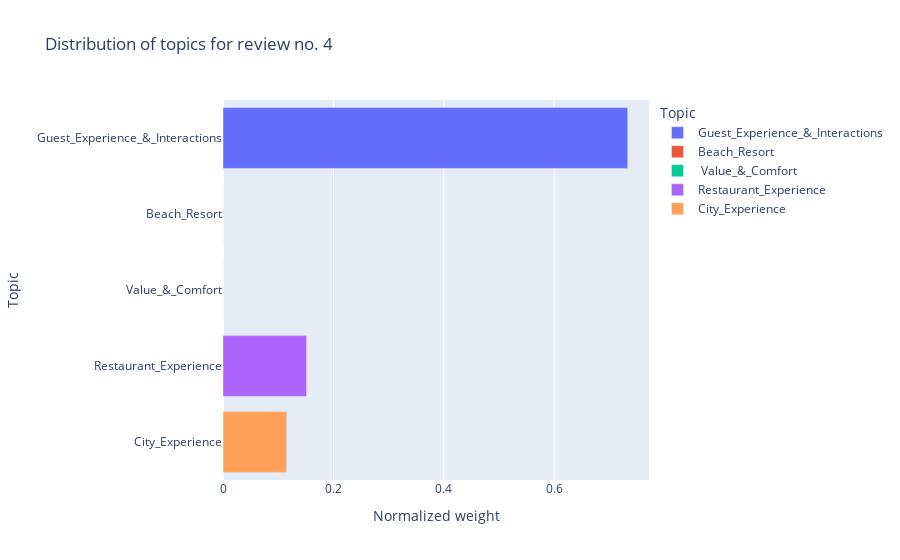
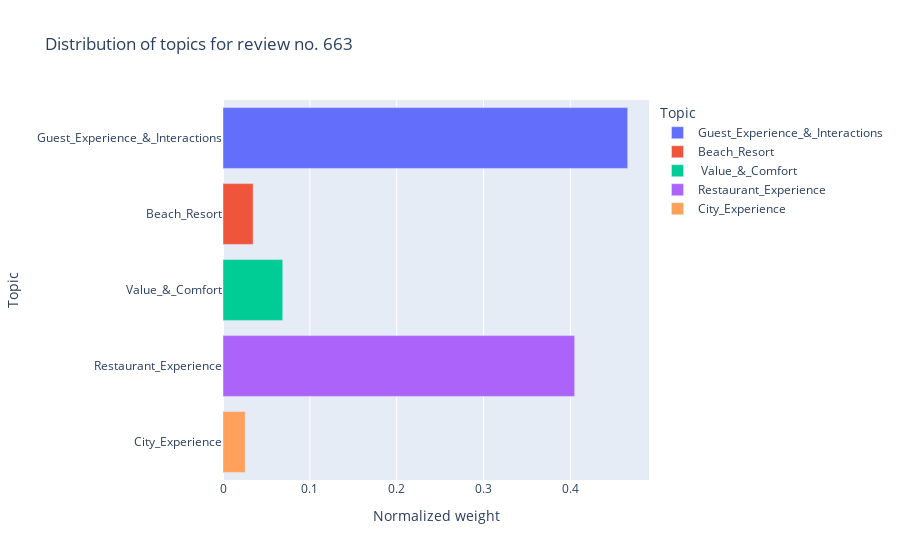
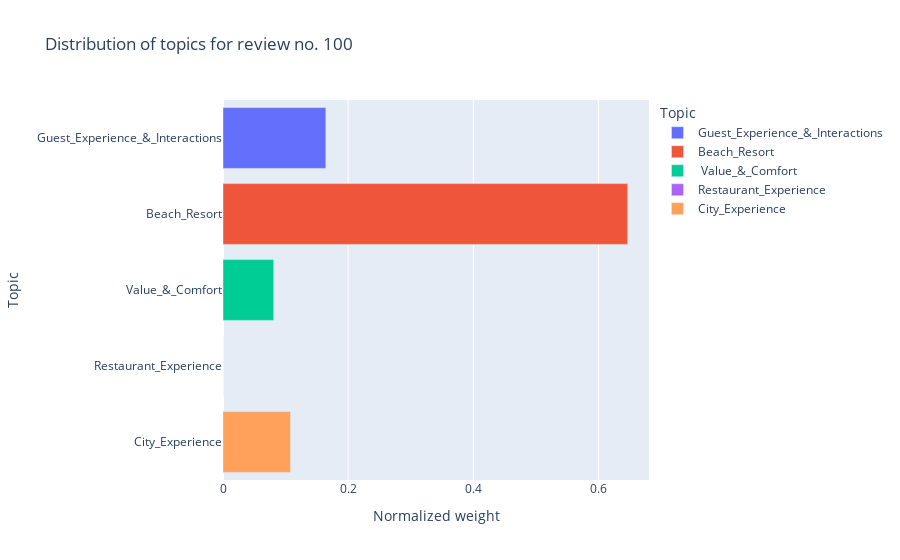
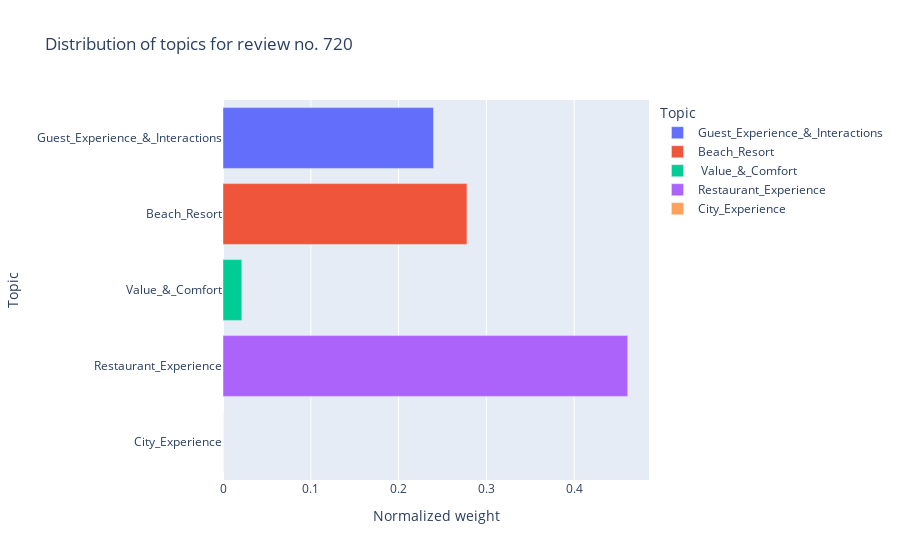

The code cell stored with these charts, in order, in its notebook:
### Code cell
review_loc_list = [4,663,100, 720]
g = list(map(review_topbreakdown, review_loc_list))

### Figure 1 — Plotly figure (JSON) as saved in the notebook; plotly's stock layout.template omitted (floating-point values rounded to 4 significant figures)
{"data": [{"alignmentgroup": "True", "hovertemplate": "Topic=%{y}<br>Normalized weight=%{x}<extra></extra>", "legendgroup": "Guest_Experience_&_Interactions", "marker": {"color": "#636efa", "pattern": {"shape": ""}}, "name": "Guest_Experience_&_Interactions", "offsetgroup": "Guest_Experience_&_Interactions", "orientation": "h", "showlegend": true, "textposition": "auto", "type": "bar", "x": [0.7332], "xaxis": "x", "y": ["Guest_Experience_&_Interactions"], "yaxis": "y"}, {"alignmentgroup": "True", "hovertemplate": "Topic=%{y}<br>Normalized weight=%{x}<extra></extra>", "legendgroup": "Beach_Resort", "marker": {"color": "#EF553B", "pattern": {"shape": ""}}, "name": "Beach_Resort", "offsetgroup": "Beach_Resort", "orientation": "h", "showlegend": true, "textposition": "auto", "type": "bar", "x": [0], "xaxis": "x", "y": ["Beach_Resort"], "yaxis": "y"}, {"alignmentgroup": "True", "hovertemplate": "Topic=%{y}<br>Normalized weight=%{x}<extra></extra>", "legendgroup": " Value_&_Comfort", "marker": {"color": "#00cc96", "pattern": {"shape": ""}}, "name": " Value_&_Comfort", "offsetgroup": " Value_&_Comfort", "orientation": "h", "showlegend": true, "textposition": "auto", "type": "bar", "x": [0], "xaxis": "x", "y": [" Value_&_Comfort"], "yaxis": "y"}, {"alignmentgroup": "True", "hovertemplate": "Topic=%{y}<br>Normalized weight=%{x}<extra></extra>", "legendgroup": "Restaurant_Experience", "marker": {"color": "#ab63fa", "pattern": {"shape": ""}}, "name": "Restaurant_Experience", "offsetgroup": "Restaurant_Experience", "orientation": "h", "showlegend": true, "textposition": "auto", "type": "bar", "x": [0.1514], "xaxis": "x", "y": ["Restaurant_Experience"], "yaxis": "y"}, {"alignmentgroup": "True", "hovertemplate": "Topic=%{y}<br>Normalized weight=%{x}<extra></extra>", "legendgroup": "City_Experience", "marker": {"color": "#FFA15A", "pattern": {"shape": ""}}, "name": "City_Experience", "offsetgroup": "City_Experience", "orientation": "h", "showlegend": true, "textposition": "auto", "type": "bar", "x": [0.1154], "xaxis": "x", "y": ["City_Experience"], "yaxis": "y"}], "layout": {"barmode": "relative", "legend": {"title": {"text": "Topic"}, "tracegroupgap": 0}, "title": {"text": "Distribution of topics for review no. 4"}, "xaxis": {"anchor": "y", "domain": [0, 1], "title": {"text": "Normalized weight"}}, "yaxis": {"anchor": "x", "categoryarray": ["City_Experience", "Restaurant_Experience", " Value_&_Comfort", "Beach_Resort", "Guest_Experience_&_Interactions"], "categoryorder": "array", "domain": [0, 1], "title": {"text": "Topic"}}}}

### Figure 2 — Plotly figure (JSON) as saved in the notebook; plotly's stock layout.template omitted (floating-point values rounded to 4 significant figures)
{"data": [{"alignmentgroup": "True", "hovertemplate": "Topic=%{y}<br>Normalized weight=%{x}<extra></extra>", "legendgroup": "Guest_Experience_&_Interactions", "marker": {"color": "#636efa", "pattern": {"shape": ""}}, "name": "Guest_Experience_&_Interactions", "offsetgroup": "Guest_Experience_&_Interactions", "orientation": "h", "showlegend": true, "textposition": "auto", "type": "bar", "x": [0.466], "xaxis": "x", "y": ["Guest_Experience_&_Interactions"], "yaxis": "y"}, {"alignmentgroup": "True", "hovertemplate": "Topic=%{y}<br>Normalized weight=%{x}<extra></extra>", "legendgroup": "Beach_Resort", "marker": {"color": "#EF553B", "pattern": {"shape": ""}}, "name": "Beach_Resort", "offsetgroup": "Beach_Resort", "orientation": "h", "showlegend": true, "textposition": "auto", "type": "bar", "x": [0.03471], "xaxis": "x", "y": ["Beach_Resort"], "yaxis": "y"}, {"alignmentgroup": "True", "hovertemplate": "Topic=%{y}<br>Normalized weight=%{x}<extra></extra>", "legendgroup": " Value_&_Comfort", "marker": {"color": "#00cc96", "pattern": {"shape": ""}}, "name": " Value_&_Comfort", "offsetgroup": " Value_&_Comfort", "orientation": "h", "showlegend": true, "textposition": "auto", "type": "bar", "x": [0.06879], "xaxis": "x", "y": [" Value_&_Comfort"], "yaxis": "y"}, {"alignmentgroup": "True", "hovertemplate": "Topic=%{y}<br>Normalized weight=%{x}<extra></extra>", "legendgroup": "Restaurant_Experience", "marker": {"color": "#ab63fa", "pattern": {"shape": ""}}, "name": "Restaurant_Experience", "offsetgroup": "Restaurant_Experience", "orientation": "h", "showlegend": true, "textposition": "auto", "type": "bar", "x": [0.4049], "xaxis": "x", "y": ["Restaurant_Experience"], "yaxis": "y"}, {"alignmentgroup": "True", "hovertemplate": "Topic=%{y}<br>Normalized weight=%{x}<extra></extra>", "legendgroup": "City_Experience", "marker": {"color": "#FFA15A", "pattern": {"shape": ""}}, "name": "City_Experience", "offsetgroup": "City_Experience", "orientation": "h", "showlegend": true, "textposition": "auto", "type": "bar", "x": [0.02557], "xaxis": "x", "y": ["City_Experience"], "yaxis": "y"}], "layout": {"barmode": "relative", "legend": {"title": {"text": "Topic"}, "tracegroupgap": 0}, "title": {"text": "Distribution of topics for review no. 663"}, "xaxis": {"anchor": "y", "domain": [0, 1], "title": {"text": "Normalized weight"}}, "yaxis": {"anchor": "x", "categoryarray": ["City_Experience", "Restaurant_Experience", " Value_&_Comfort", "Beach_Resort", "Guest_Experience_&_Interactions"], "categoryorder": "array", "domain": [0, 1], "title": {"text": "Topic"}}}}

### Figure 3 — Plotly figure (JSON) as saved in the notebook; plotly's stock layout.template omitted (floating-point values rounded to 4 significant figures)
{"data": [{"alignmentgroup": "True", "hovertemplate": "Topic=%{y}<br>Normalized weight=%{x}<extra></extra>", "legendgroup": "Guest_Experience_&_Interactions", "marker": {"color": "#636efa", "pattern": {"shape": ""}}, "name": "Guest_Experience_&_Interactions", "offsetgroup": "Guest_Experience_&_Interactions", "orientation": "h", "showlegend": true, "textposition": "auto", "type": "bar", "x": [0.1643], "xaxis": "x", "y": ["Guest_Experience_&_Interactions"], "yaxis": "y"}, {"alignmentgroup": "True", "hovertemplate": "Topic=%{y}<br>Normalized weight=%{x}<extra></extra>", "legendgroup": "Beach_Resort", "marker": {"color": "#EF553B", "pattern": {"shape": ""}}, "name": "Beach_Resort", "offsetgroup": "Beach_Resort", "orientation": "h", "showlegend": true, "textposition": "auto", "type": "bar", "x": [0.6467], "xaxis": "x", "y": ["Beach_Resort"], "yaxis": "y"}, {"alignmentgroup": "True", "hovertemplate": "Topic=%{y}<br>Normalized weight=%{x}<extra></extra>", "legendgroup": " Value_&_Comfort", "marker": {"color": "#00cc96", "pattern": {"shape": ""}}, "name": " Value_&_Comfort", "offsetgroup": " Value_&_Comfort", "orientation": "h", "showlegend": true, "textposition": "auto", "type": "bar", "x": [0.08103], "xaxis": "x", "y": [" Value_&_Comfort"], "yaxis": "y"}, {"alignmentgroup": "True", "hovertemplate": "Topic=%{y}<br>Normalized weight=%{x}<extra></extra>", "legendgroup": "Restaurant_Experience", "marker": {"color": "#ab63fa", "pattern": {"shape": ""}}, "name": "Restaurant_Experience", "offsetgroup": "Restaurant_Experience", "orientation": "h", "showlegend": true, "textposition": "auto", "type": "bar", "x": [0], "xaxis": "x", "y": ["Restaurant_Experience"], "yaxis": "y"}, {"alignmentgroup": "True", "hovertemplate": "Topic=%{y}<br>Normalized weight=%{x}<extra></extra>", "legendgroup": "City_Experience", "marker": {"color": "#FFA15A", "pattern": {"shape": ""}}, "name": "City_Experience", "offsetgroup": "City_Experience", "orientation": "h", "showlegend": true, "textposition": "auto", "type": "bar", "x": [0.1079], "xaxis": "x", "y": ["City_Experience"], "yaxis": "y"}], "layout": {"barmode": "relative", "legend": {"title": {"text": "Topic"}, "tracegroupgap": 0}, "title": {"text": "Distribution of topics for review no. 100"}, "xaxis": {"anchor": "y", "domain": [0, 1], "title": {"text": "Normalized weight"}}, "yaxis": {"anchor": "x", "categoryarray": ["City_Experience", "Restaurant_Experience", " Value_&_Comfort", "Beach_Resort", "Guest_Experience_&_Interactions"], "categoryorder": "array", "domain": [0, 1], "title": {"text": "Topic"}}}}

### Figure 4 — Plotly figure (JSON) as saved in the notebook; plotly's stock layout.template omitted (floating-point values rounded to 4 significant figures)
{"data": [{"alignmentgroup": "True", "hovertemplate": "Topic=%{y}<br>Normalized weight=%{x}<extra></extra>", "legendgroup": "Guest_Experience_&_Interactions", "marker": {"color": "#636efa", "pattern": {"shape": ""}}, "name": "Guest_Experience_&_Interactions", "offsetgroup": "Guest_Experience_&_Interactions", "orientation": "h", "showlegend": true, "textposition": "auto", "type": "bar", "x": [0.2398], "xaxis": "x", "y": ["Guest_Experience_&_Interactions"], "yaxis": "y"}, {"alignmentgroup": "True", "hovertemplate": "Topic=%{y}<br>Normalized weight=%{x}<extra></extra>", "legendgroup": "Beach_Resort", "marker": {"color": "#EF553B", "pattern": {"shape": ""}}, "name": "Beach_Resort", "offsetgroup": "Beach_Resort", "orientation": "h", "showlegend": true, "textposition": "auto", "type": "bar", "x": [0.2779], "xaxis": "x", "y": ["Beach_Resort"], "yaxis": "y"}, {"alignmentgroup": "True", "hovertemplate": "Topic=%{y}<br>Normalized weight=%{x}<extra></extra>", "legendgroup": " Value_&_Comfort", "marker": {"color": "#00cc96", "pattern": {"shape": ""}}, "name": " Value_&_Comfort", "offsetgroup": " Value_&_Comfort", "orientation": "h", "showlegend": true, "textposition": "auto", "type": "bar", "x": [0.02142], "xaxis": "x", "y": [" Value_&_Comfort"], "yaxis": "y"}, {"alignmentgroup": "True", "hovertemplate": "Topic=%{y}<br>Normalized weight=%{x}<extra></extra>", "legendgroup": "Restaurant_Experience", "marker": {"color": "#ab63fa", "pattern": {"shape": ""}}, "name": "Restaurant_Experience", "offsetgroup": "Restaurant_Experience", "orientation": "h", "showlegend": true, "textposition": "auto", "type": "bar", "x": [0.4609], "xaxis": "x", "y": ["Restaurant_Experience"], "yaxis": "y"}, {"alignmentgroup": "True", "hovertemplate": "Topic=%{y}<br>Normalized weight=%{x}<extra></extra>", "legendgroup": "City_Experience", "marker": {"color": "#FFA15A", "pattern": {"shape": ""}}, "name": "City_Experience", "offsetgroup": "City_Experience", "orientation": "h", "showlegend": true, "textposition": "auto", "type": "bar", "x": [0], "xaxis": "x", "y": ["City_Experience"], "yaxis": "y"}], "layout": {"barmode": "relative", "legend": {"title": {"text": "Topic"}, "tracegroupgap": 0}, "title": {"text": "Distribution of topics for review no. 720"}, "xaxis": {"anchor": "y", "domain": [0, 1], "title": {"text": "Normalized weight"}}, "yaxis": {"anchor": "x", "categoryarray": ["City_Experience", "Restaurant_Experience", " Value_&_Comfort", "Beach_Resort", "Guest_Experience_&_Interactions"], "categoryorder": "array", "domain": [0, 1], "title": {"text": "Topic"}}}}
